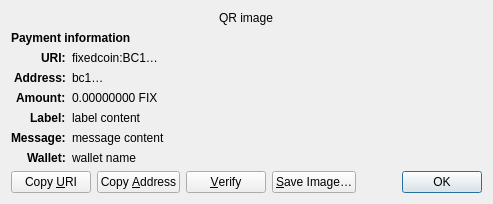
<?xml version="1.0" encoding="UTF-8"?>
<ui version="4.0">
 <class>ReceiveRequestDialog</class>
 <widget class="QDialog" name="ReceiveRequestDialog">
  <property name="geometry">
   <rect>
    <x>0</x>
    <y>0</y>
    <width>413</width>
    <height>229</height>
   </rect>
  </property>
  <property name="windowTitle">
   <string>Request payment to …</string>
  </property>
  <layout class="QGridLayout" name="gridLayout" columnstretch="0,1">
   <property name="sizeConstraint">
    <enum>QLayout::SetFixedSize</enum>
   </property>
   <item row="0" column="0" colspan="2" alignment="Qt::AlignHCenter">
    <widget class="QRImageWidget" name="qr_code">
     <property name="text">
      <string notr="true">QR image</string>
     </property>
     <property name="textInteractionFlags">
      <set>Qt::NoTextInteraction</set>
     </property>
    </widget>
   </item>
   <item row="1" column="0" colspan="2">
    <widget class="QLabel" name="payment_header">
     <property name="font">
      <font>
       <weight>75</weight>
       <bold>true</bold>
      </font>
     </property>
     <property name="text">
      <string>Payment information</string>
     </property>
     <property name="textInteractionFlags">
      <set>Qt::NoTextInteraction</set>
     </property>
    </widget>
   </item>
   <item row="2" column="0" alignment="Qt::AlignRight|Qt::AlignTop">
    <widget class="QLabel" name="uri_tag">
     <property name="font">
      <font>
       <weight>75</weight>
       <bold>true</bold>
      </font>
     </property>
     <property name="text">
      <string notr="true">URI:</string>
     </property>
     <property name="textFormat">
      <enum>Qt::PlainText</enum>
     </property>
     <property name="textInteractionFlags">
      <set>Qt::NoTextInteraction</set>
     </property>
    </widget>
   </item>
   <item row="2" column="1" alignment="Qt::AlignTop">
    <widget class="QLabel" name="uri_content">
     <property name="text">
      <string notr="true">fixedcoin:BC1…</string>
     </property>
     <property name="textFormat">
      <enum>Qt::RichText</enum>
     </property>
     <property name="wordWrap">
      <bool>true</bool>
     </property>
     <property name="textInteractionFlags">
      <set>Qt::TextSelectableByMouse</set>
     </property>
    </widget>
   </item>
   <item row="3" column="0" alignment="Qt::AlignRight|Qt::AlignTop">
    <widget class="QLabel" name="address_tag">
     <property name="font">
      <font>
       <weight>75</weight>
       <bold>true</bold>
      </font>
     </property>
     <property name="text">
      <string>Address:</string>
     </property>
     <property name="textInteractionFlags">
      <set>Qt::NoTextInteraction</set>
     </property>
    </widget>
   </item>
   <item row="3" column="1" alignment="Qt::AlignTop">
    <widget class="QLabel" name="address_content">
     <property name="text">
      <string notr="true">bc1…</string>
     </property>
     <property name="textFormat">
      <enum>Qt::PlainText</enum>
     </property>
     <property name="textInteractionFlags">
      <set>Qt::TextSelectableByMouse</set>
     </property>
    </widget>
   </item>
   <item row="4" column="0" alignment="Qt::AlignRight|Qt::AlignTop">
    <widget class="QLabel" name="amount_tag">
     <property name="font">
      <font>
       <weight>75</weight>
       <bold>true</bold>
      </font>
     </property>
     <property name="text">
      <string>Amount:</string>
     </property>
     <property name="textInteractionFlags">
      <set>Qt::NoTextInteraction</set>
     </property>
    </widget>
   </item>
   <item row="4" column="1" alignment="Qt::AlignTop">
    <widget class="QLabel" name="amount_content">
     <property name="text">
      <string notr="true">0.00000000 FIX</string>
     </property>
     <property name="textFormat">
      <enum>Qt::PlainText</enum>
     </property>
     <property name="textInteractionFlags">
      <set>Qt::TextSelectableByMouse</set>
     </property>
    </widget>
   </item>
   <item row="5" column="0" alignment="Qt::AlignRight|Qt::AlignTop">
    <widget class="QLabel" name="label_tag">
     <property name="font">
      <font>
       <weight>75</weight>
       <bold>true</bold>
      </font>
     </property>
     <property name="text">
      <string>Label:</string>
     </property>
     <property name="textInteractionFlags">
      <set>Qt::NoTextInteraction</set>
     </property>
    </widget>
   </item>
   <item row="5" column="1" alignment="Qt::AlignTop">
    <widget class="QLabel" name="label_content">
     <property name="text">
      <string notr="true">label content</string>
     </property>
     <property name="textFormat">
      <enum>Qt::PlainText</enum>
     </property>
     <property name="wordWrap">
      <bool>true</bool>
     </property>
     <property name="textInteractionFlags">
      <set>Qt::TextSelectableByMouse</set>
     </property>
    </widget>
   </item>
   <item row="6" column="0" alignment="Qt::AlignRight|Qt::AlignTop">
    <widget class="QLabel" name="message_tag">
     <property name="font">
      <font>
       <weight>75</weight>
       <bold>true</bold>
      </font>
     </property>
     <property name="text">
      <string>Message:</string>
     </property>
     <property name="textInteractionFlags">
      <set>Qt::NoTextInteraction</set>
     </property>
    </widget>
   </item>
   <item row="6" column="1" alignment="Qt::AlignTop">
    <widget class="QLabel" name="message_content">
     <property name="text">
      <string notr="true">message content</string>
     </property>
     <property name="textFormat">
      <enum>Qt::PlainText</enum>
     </property>
     <property name="wordWrap">
      <bool>true</bool>
     </property>
     <property name="textInteractionFlags">
      <set>Qt::TextSelectableByMouse</set>
     </property>
    </widget>
   </item>
   <item row="7" column="0" alignment="Qt::AlignRight|Qt::AlignTop">
    <widget class="QLabel" name="wallet_tag">
     <property name="font">
      <font>
       <weight>75</weight>
       <bold>true</bold>
      </font>
     </property>
     <property name="text">
      <string>Wallet:</string>
     </property>
     <property name="textInteractionFlags">
      <set>Qt::NoTextInteraction</set>
     </property>
    </widget>
   </item>
   <item row="7" column="1" alignment="Qt::AlignTop">
    <widget class="QLabel" name="wallet_content">
     <property name="text">
      <string notr="true">wallet name</string>
     </property>
     <property name="textFormat">
      <enum>Qt::PlainText</enum>
     </property>
     <property name="wordWrap">
      <bool>true</bool>
     </property>
     <property name="textInteractionFlags">
      <set>Qt::TextSelectableByMouse</set>
     </property>
    </widget>
   </item>
   <item row="8" column="0" colspan="2">
    <layout class="QHBoxLayout" name="horizontalLayout">
     <item>
      <widget class="QPushButton" name="btnCopyURI">
       <property name="text">
        <string>Copy &amp;URI</string>
       </property>
       <property name="autoDefault">
        <bool>false</bool>
       </property>
      </widget>
     </item>
     <item>
      <widget class="QPushButton" name="btnCopyAddress">
       <property name="text">
        <string>Copy &amp;Address</string>
       </property>
       <property name="autoDefault">
        <bool>false</bool>
       </property>
      </widget>
     </item>
     <item>
      <widget class="QPushButton" name="btnVerify">
       <property name="text">
        <string>&amp;Verify</string>
       </property>
       <property name="toolTip">
        <string>Verify this address on e.g. a hardware wallet screen</string>
       </property>
       <property name="autoDefault">
        <bool>false</bool>
       </property>
      </widget>
     </item>
     <item>
      <widget class="QPushButton" name="btnSaveAs">
       <property name="text">
        <string>&amp;Save Image…</string>
       </property>
       <property name="autoDefault">
        <bool>false</bool>
       </property>
      </widget>
     </item>
     <item>
      <spacer name="horizontalSpacer_2">
       <property name="orientation">
        <enum>Qt::Horizontal</enum>
       </property>
       <property name="sizeHint" stdset="0">
        <size>
         <width>40</width>
         <height>20</height>
        </size>
       </property>
      </spacer>
     </item>
     <item>
      <widget class="QDialogButtonBox" name="buttonBox">
       <property name="focusPolicy">
        <enum>Qt::StrongFocus</enum>
       </property>
       <property name="standardButtons">
        <set>QDialogButtonBox::Ok</set>
       </property>
      </widget>
     </item>
    </layout>
   </item>
  </layout>
 </widget>
 <customwidgets>
  <customwidget>
   <class>QRImageWidget</class>
   <extends>QLabel</extends>
   <header>qt/qrimagewidget.h</header>
  </customwidget>
 </customwidgets>
 <tabstops>
  <tabstop>buttonBox</tabstop>
  <tabstop>btnCopyURI</tabstop>
  <tabstop>btnCopyAddress</tabstop>
  <tabstop>btnSaveAs</tabstop>
 </tabstops>
 <resources/>
 <connections>
  <connection>
   <sender>buttonBox</sender>
   <signal>accepted()</signal>
   <receiver>ReceiveRequestDialog</receiver>
   <slot>accept()</slot>
   <hints>
    <hint type="sourcelabel">
     <x>135</x>
     <y>230</y>
    </hint>
    <hint type="destinationlabel">
     <x>135</x>
     <y>126</y>
    </hint>
   </hints>
  </connection>
 </connections>
</ui>
